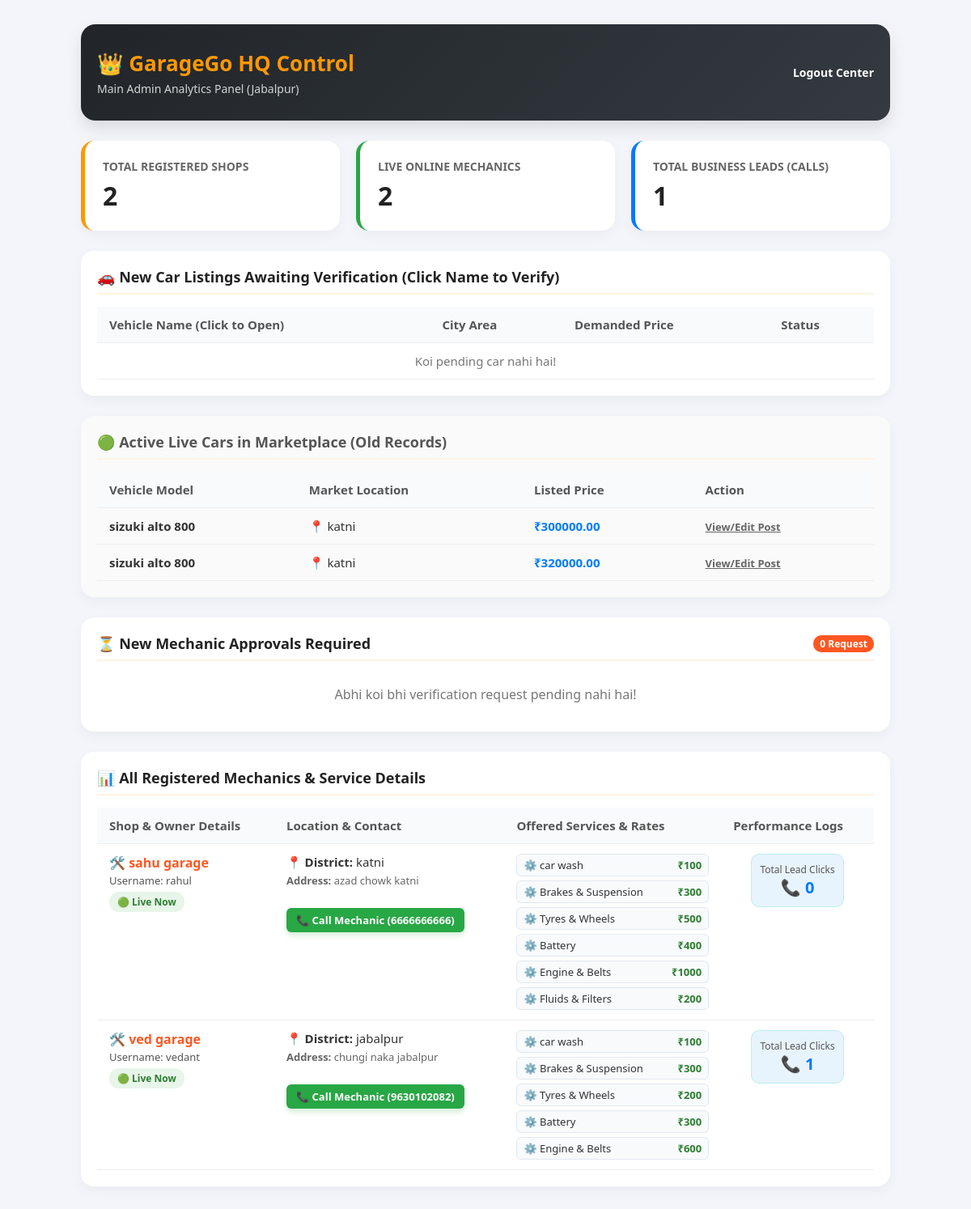
Screenshot of /owner/dashboard/ (signed in) with the database file from the repository.
### car_bazaar/models.py (models this page shows, shortened)
class CarListing(models.Model):
    CONDITION_CHOICES = [
        ('Excellent', 'Excellent (Ekdum Nayi Jaisi)'),
        ('Good', 'Good (Achhi Condition)'),
        ('Fair', 'Fair (Theek Thaak)'),
    ]
    FUEL_CHOICES = [
        ('Petrol', 'Petrol'),
        ('Diesel', 'Diesel'),
        ('CNG', 'CNG'),
        ('Electric', 'Electric'),
    ]
    seller = models.ForeignKey(User, on_delete=models.SET_NULL, null=True, blank=True)
    seller_name = models.CharField(max_length=100, default="Unknown Seller")
    seller_phone = models.CharField(max_length=15, default="")
    brand = models.CharField(max_length=50)
    car_name = models.CharField(max_length=100)
    model_year = models.IntegerField()
    kms_driven = models.IntegerField()
    fuel_type = models.CharField(max_length=20, choices=FUEL_CHOICES)
    condition = models.CharField(max_length=20, choices=CONDITION_CHOICES)
    expected_price = models.DecimalField(max_digits=10, decimal_places=2)
    city = models.ForeignKey(District, on_delete=models.CASCADE)
    description = models.TextField(blank=True, null=True)
    has_rc_card = models.BooleanField(default=False)
    has_noc = models.BooleanField(default=False)
    insurance_status = models.CharField(max_length=100, default="Expired")
    image_front = models.ImageField(upload_to='car_bazaar_pics/', blank=True, null=True)
    image_back = models.ImageField(upload_to='car_bazaar_pics/', blank=True, null=True)
    image_interior = models.ImageField(upload_to='car_bazaar_pics/', blank=True, null=True)
    image_dashboard = models.ImageField(upload_to='car_bazaar_pics/', blank=True, null=True)
    is_approved = models.BooleanField(default=False)
    created_at = models.DateTimeField(auto_now_add=True)

### services/models.py (models this page shows, shortened)
class District(models.Model):
    name = models.CharField(max_length=50, unique=True)

class MechanicProfile(models.Model):
    user = models.OneToOneField(User, on_delete=models.CASCADE, limit_choices_to={'is_mechanic': True})
    shop_name = models.CharField(max_length=200)
    district = models.ForeignKey(District, on_delete=models.SET_NULL, null=True)
    address = models.TextField()
    latitude = models.FloatField(blank=True, null=True)
    longitude = models.FloatField(blank=True, null=True)
    is_available = models.BooleanField(default=True)
    services_offered = models.ManyToManyField(ServiceCategory, through='MechanicServicePrice')

class MechanicServicePrice(models.Model):
    mechanic = models.ForeignKey(MechanicProfile, on_delete=models.CASCADE)
    service = models.ForeignKey(ServiceCategory, on_delete=models.CASCADE)
    base_price = models.DecimalField(max_digits=8, decimal_places=2, default=0.00, help_text="Starting price for this service")

class ServiceCategory(models.Model):
    name = models.CharField(max_length=100)
    icon = models.CharField(max_length=50, blank=True, null=True)

### accounts/models.py (models this page shows, shortened)
class User(AbstractUser):
    is_customer = models.BooleanField(default=False)
    is_mechanic = models.BooleanField(default=False)
    is_admin_staff = models.BooleanField(default=False)
    phone_number = models.CharField(max_length=15, blank=True, null=True)
    city = models.CharField(max_length=50, blank=True, null=True)

### services/views.py (the view, shortened to what this page needs)
# urls.py: path('owner/dashboard/', owner_dashboard_view, name='owner_dashboard'), # Ye line jodo
@user_passes_test(is_owner, login_url='mechanic_login')
def owner_dashboard_view(request):
    total_mechanics = MechanicProfile.objects.count()
    active_mechanics = MechanicProfile.objects.filter(is_available=True).count()
    total_leads = CallLog.objects.count()
    pending_mechanics = MechanicProfile.objects.filter(user__is_mechanic=True, is_available=False)
    all_mechanics = MechanicProfile.objects.all().prefetch_related('calllog_set')
    pending_cars = CarListing.objects.filter(is_approved=False).select_related('city')
    approved_cars = CarListing.objects.filter(is_approved=True).select_related('city') # 👈 Naya filter
    context = {
        'total_mechanics': total_mechanics,
        'active_mechanics': active_mechanics,
        'total_leads': total_leads,
        'pending_mechanics': pending_mechanics,
        'all_mechanics': all_mechanics,
        'pending_cars': pending_cars, # Car list context me bheja
        'approved_cars': approved_cars, # 👈 Context me pass kiya
    }
    return render(request, 'services/owner_dashboard.html', context)

### services/views.py (called while the page is built)
def is_owner(user):
    return user.is_authenticated and user.is_superuser

### templates/services/owner_dashboard.html (shortened to what this page needs)
<!DOCTYPE html>
<html lang="en">
<head>
</head>
<body>
<div class="container">
    <div class="owner-header">
        <div>
            <h1>👑 GarageGo HQ Control</h1>
            <p style="font-size:14px; opacity:0.8; margin-top:4px;">
                Main Admin Analytics Panel (Jabalpur)
            </p>
        </div>
        <a href="{% url 'mechanic_logout' %}"
           style="color:white; font-weight:bold; text-decoration:none; font-size:14px;">
            Logout Center
        </a>
    </div>
    <div class="stats-grid">
        <div class="card-stat" style="border-left-color:#ff9800;">
            <h3>Total Registered Shops</h3>
            <p>{{ total_mechanics }}</p>
        </div>
        <div class="card-stat" style="border-left-color:#28a745;">
            <h3>Live Online Mechanics</h3>
            <p>{{ active_mechanics }}</p>
        </div>
        <div class="card-stat" style="border-left-color:#007bff;">
            <h3>Total Business Leads (Calls)</h3>
            <p>{{ total_leads }}</p>
        </div>
    </div>
    <div class="section-box" style="margin-top:25px;">
        <div class="section-title">🚗 New Car Listings Awaiting Verification (Click Name to Verify)</div>
        <div class="table-responsive">
            <table>
                <thead>
                    <tr>
                        <th>Vehicle Name (Click to Open)</th>
                        <th>City Area</th>
                        <th>Demanded Price</th>
                        <th>Status</th>
                    </tr>
                </thead>
                <tbody>
                    {% for car in pending_cars %}
                        <tr>
                            <td>
                                <a href="{% url 'car_bazaar:owner_car_detail' car.id %}" style="color:#ff5722; font-weight:bold; text-decoration:none; font-size:16px;">
                                 🔎 {{ car.brand }} {{ car.car_name }} ({{ car.model_year }})
                                </a>
                                <br><small style="color:#777;">Seller: {{ car.seller_name }}</small>
                            </td>
                            <td>📍 {{ car.city.name }}</td>
                            <td><strong style="color:#2e7d32;">₹{{ car.expected_price }}</strong></td>
                            <td><span class="badge badge-pending">Waiting...</span></td>
                        </tr>
                    {% empty %}
                        <tr><td colspan="4" style="text-align:center; color:#777;">Koi pending car nahi hai!</td></tr>
                    {% endfor %}
                </tbody>
            </table>
        </div>
    </div>
    <div class="section-box" style="margin-top:25px; background: #fafafa;">
        <div class="section-title" style="color: #555;">🟢 Active Live Cars in Marketplace (Old Records)</div>
        <div class="table-responsive">
            <table>
                <thead>
                    <tr>
                        <th>Vehicle Model</th>
                        <th>Market Location</th>
                        <th>Listed Price</th>
                        <th>Action</th>
                    </tr>
                </thead>
                <tbody>
                    {% for car in approved_cars %}
                        <tr>
                            <td><strong>{{ car.brand }} {{ car.car_name }}</strong></td>
                            <td>📍 {{ car.city.name }}</td>
                            <td><strong style="color:#007bff;">₹{{ car.expected_price }}</strong></td>
                            <td>
                                <a href="{% url 'car_bazaar:owner_car_detail' car.id %}" style="font-size:13px; color:#666; font-weight:bold;">View/Edit Post</a>
                            </td>
                        </tr>
                    {% empty %}
                        <tr><td colspan="4" style="text-align:center; color:#999;">Abhi tak koi gadi market me live nahi ki gayi hai.</td></tr>
                    {% endfor %}
                </tbody>
            </table>
        </div>
    </div>
    <div class="section-box">
        <div class="section-title">
            <span>⏳ New Mechanic Approvals Required</span>
            <span style="background:#ff5722; color:white; font-size:12px; padding:2px 8px; border-radius:10px;">{{ pending_mechanics|length }} Request</span>
        </div>
        <div class="table-responsive">
            {% if pending_mechanics %}
                <table>
                    <thead>
                        <tr>
                            <th>Shop Name</th>
                            <th>District</th>
                            <th>Mobile</th>
                            <th>Action</th>
                        </tr>
                    </thead>
                    <tbody>
                        {% for mech in pending_mechanics %}
                            <tr>
                                <td><strong>{{ mech.shop_name }}</strong><br><small style="color:#777;">{{ mech.address }}</small></td>
                                <td>📍 {{ mech.district.name }}</td>
                                <td>{{ mech.user.phone_number }}</td>
                                <td>
                                    <form method="POST">
                                        {% csrf_token %}
                                        <input type="hidden" name="action" value="approve">
                                        <input type="hidden" name="mechanic_id" value="{{ mech.id }}">
                                        <button type="submit" class="btn-approve">Approve & Make Live</button>
                                    </form>
                                </td>
                            </tr>
                        {% endfor %}
                    </tbody>
                </table>
            {% else %}
                <p style="text-align:center; color:#777; padding:15px 0;">Abhi koi bhi verification request pending nahi hai!</p>
            {% endif %}
        </div>
    </div>
    <div class="section-box">
        <div class="section-title">📊 All Registered Mechanics & Service Details</div>
        <div class="table-responsive">
            <table>
                <thead>
                    <tr>
                        <th>Shop & Owner Details</th>
                        <th>Location & Contact</th>
                        <th>Offered Services & Rates</th>
                        <th>Performance Logs</th>
                    </tr>
                </thead>
                <tbody>
                    {% for mech in all_mechanics %}
                        <tr style="vertical-align: top;">
                            <td>
                                <strong style="font-size: 16px; color: #ff5722;">🛠️ {{ mech.shop_name }}</strong>
                                <br>
                                <span style="font-size: 13px; color: #555;">Username: {{ mech.user.username }}</span>
                                <br>
                                {% if mech.is_available %}
                                    <span class="badge badge-live" style="margin-top: 5px; display: inline-block;">🟢 Live Now</span>
                                {% else %}
                                    <span class="badge badge-pending" style="margin-top: 5px; display: inline-block;">🔴 Offline/Pending</span>
                                {% endif %}
                            </td>
                            <td>
                                <strong>📍 District:</strong> {{ mech.district.name }}
                                <br>
                                <span style="font-size: 13px; color: #666; display: block; max-width: 200px; margin-top: 4px;">
                                    <strong>Address:</strong> {{ mech.address }}
                                </span>
                                <br>
                                <a href="tel:{{ mech.user.phone_number }}" style="display: inline-block; background: #28a745; color: white; text-decoration: none; font-weight: bold; padding: 6px 12px; border-radius: 6px; font-size: 13px; margin-top: 5px; box-shadow: 0 4px 6px rgba(40,167,69,0.2);">
                                    📞 Call Mechanic ({{ mech.user.phone_number }})
                                </a>
                            </td>
                            <td>
                                <div style="display: flex; flex-direction: column; gap: 5px;">
                                    {% if mech.mechanicserviceprice_set.all %}
                                        {% for sp in mech.mechanicserviceprice_set.all %}
                                            <span style="font-size: 13px; background: #f8fafc; border: 1px solid #e2e8f0; padding: 4px 8px; border-radius: 6px; display: flex; justify-content: space-between; gap: 10px;">
                                                <span>⚙️ {{ sp.service.name }}</span>
                                                <strong style="color: #2e7d32;">₹{{ sp.base_price|floatformat:0 }}</strong>
                                            </span>
                                        {% endfor %}
                                    {% else %}
                                        <span style="color: #999; font-size: 13px; font-style: italic;">Koi service added nahi hai</span>
                                    {% endif %}
                                </div>
                            </td>
                            <td style="text-align: center;">
                                <div style="background: #e8f4fd; border: 1px solid #bbeeef; padding: 10px; border-radius: 10px; display: inline-block;">
                                    <span style="font-size: 12px; color: #555; display: block;">Total Lead Clicks</span>
                                    <strong style="color: #007bff; font-size: 20px;">📞 {{ mech.calllog_set.count }}</strong>
                                </div>
                            </td>
                        </tr>
                    {% endfor %}
                </tbody>
            </table>
        </div>
    </div>
</div>
</body>
</html>

### templates/services/owner_dashboard.html (style rules this page uses)
* { margin:0; padding:0; box-sizing:border-box; font-family:'Segoe UI',sans-serif; }
body { background:#f3f5fa; color:#333; padding:15px; }
.container { width:100%; max-width:1000px; margin:15px auto; }
.owner-header { background:linear-gradient(135deg,#212529,#343a40); color:white; padding:30px 20px; border-radius:18px; margin-bottom:25px; box-shadow:0 10px 20px rgba(0,0,0,.1); display:flex; justify-content:space-between; align-items:center; }
.owner-header h1 { font-size:26px; color:#ff9800; }
.stats-grid { display:grid; grid-template-columns:repeat(auto-fit, minmax(250px, 1fr)); gap:20px; margin-bottom:25px; }
.card-stat { background:white; padding:22px; border-radius:16px; box-shadow:0 6px 15px rgba(0,0,0,.04); border-left:5px solid #ff5722; }
.card-stat h3 { font-size:14px; color:#666; text-transform:uppercase; margin-bottom:5px; }
.card-stat p { font-size:32px; font-weight:bold; color:#222; }
.section-box { background:white; padding:20px; border-radius:16px; box-shadow:0 6px 15px rgba(0,0,0,.04); margin-bottom:25px; }
.section-title { font-size:18px; font-weight:bold; color:#222; margin-bottom:15px; border-bottom:2px solid #fff3e0; padding-bottom:8px; display:flex; justify-content:space-between; align-items:center; }
.table-responsive { width:100%; overflow-x:auto; }
table { width:100%; border-collapse:collapse; text-align:left; font-size:15px; }
th, td { padding:12px 15px; border-bottom:1px solid #eee; }
th { background:#f8fafc; color:#555; }
.badge { padding:4px 10px; border-radius:12px; font-size:12px; font-weight:bold; }
.badge-live { background:#e8f5e9; color:#2e7d32; }

### rows the page displays
CarListing: brand "sizuki", car_name "alto 800", city.name "katni", expected_price "300000.00"
CarListing: brand "sizuki", car_name "alto 800", city.name "katni", expected_price "320000.00"
MechanicProfile: shop_name "sahu garage", user.username "rahul", is_available "🟢 Live Now", district.name "katni", address "azad chowk katni", user.phone_number "6666666666", calllog_set.count "0"
MechanicServicePrice: service.name "car wash", base_price "100"
MechanicServicePrice: service.name "Brakes & Suspension", base_price "300"
MechanicServicePrice: service.name "Tyres & Wheels", base_price "500"
MechanicServicePrice: service.name "Battery", base_price "400"
MechanicServicePrice: service.name "Engine & Belts", base_price "1000"
MechanicServicePrice: service.name "Fluids & Filters", base_price "200"
MechanicProfile: shop_name "ved garage", user.username "vedant", is_available "🟢 Live Now", district.name "jabalpur", address "chungi naka jabalpur", user.phone_number "9630102082", calllog_set.count "1"
MechanicServicePrice: service.name "car wash", base_price "100"
MechanicServicePrice: service.name "Brakes & Suspension", base_price "300"
MechanicServicePrice: service.name "Tyres & Wheels", base_price "200"
MechanicServicePrice: service.name "Battery", base_price "300"
MechanicServicePrice: service.name "Engine & Belts", base_price "600"

### other values shown
{{ total_mechanics }} "2"
{{ active_mechanics }} "2"
{{ total_leads }} "1"
{{ pending_mechanics|length }} "0"
